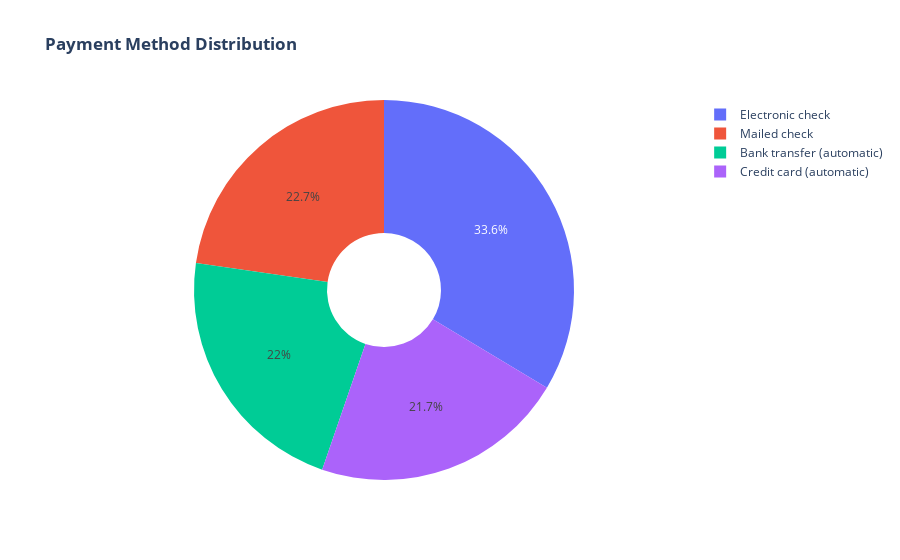

The notebook cell saved with this chart:
### Markdown cell above
About 75% of customer with Month-to-Month Contract opted to move out as compared to 13% of customrs with One Year Contract and 3% with Two Year Contract

### Code cell
labels = df['PaymentMethod'].unique()
values = df['PaymentMethod'].value_counts()

fig = go.Figure(data=[go.Pie(labels=labels, values=values, hole=.3)])
fig.update_layout(title_text="<b>Payment Method Distribution</b>")
fig.show()

### Figure 1 — Plotly figure (JSON) as saved in the notebook; plotly's stock layout.template omitted (floating-point values rounded to 4 significant figures)
{"data": [{"hole": 0.3, "labels": ["Electronic check", "Mailed check", "Bank transfer (automatic)", "Credit card (automatic)"], "type": "pie", "values": [2359, 1596, 1544, 1522]}], "layout": {"title": {"text": "<b>Payment Method Distribution</b>"}}}
